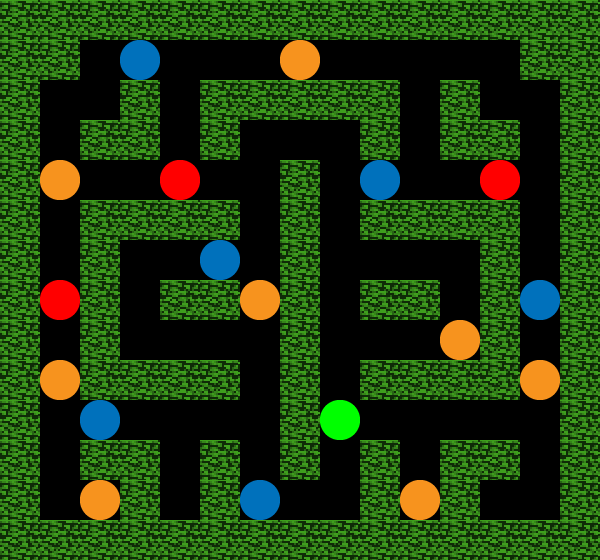

Rendered tile map (Tiled .tmx) drawn with the repository's tilesets; below, a short description and the full map source, tile grids included:
An orthogonal 15x14 tile map with 40x40 px tiles, 1 tile layer (Tile Layer 1), 2 tilesets.

<map version="1.0" tiledversion="1.0.3" orientation="orthogonal" renderorder="right-down" width="15" height="14" tilewidth="40" tileheight="40" nextobjectid="1">
 <tileset firstgid="1" name="spawns" tilewidth="40" tileheight="40" spacing="40" margin="40" tilecount="4" columns="4">
  <image source="../../spawns.png" width="360" height="120" />
  <tile id="0">
   <properties>
    <property name="spawn" value="bonus" />
   </properties>
  </tile>
  <tile id="1">
   <properties>
    <property name="spawn" value="enemy" />
   </properties>
  </tile>
  <tile id="2">
   <properties>
    <property name="spawn" value="friendly" />
   </properties>
  </tile>
  <tile id="3">
   <properties>
    <property name="spawn" value="bulb" />
   </properties>
  </tile>
 </tileset>
 <tileset firstgid="5" name="tiles" tilewidth="40" tileheight="40" tilecount="1" columns="1">
  <image source="tiles.png" width="40" height="40" />
 </tileset>
 <layer name="Tile Layer 1" width="15" height="14">
  <data encoding="csv">
5,5,5,5,5,5,5,5,5,5,5,5,5,5,5,
5,5,0,4,0,0,0,1,0,0,0,0,0,5,5,
5,0,0,5,0,5,5,5,5,5,0,5,0,0,5,
5,0,5,5,0,5,0,0,0,5,0,5,5,0,5,
5,1,0,0,2,0,0,5,0,4,0,0,2,0,5,
5,0,5,5,5,5,0,5,0,5,5,5,5,0,5,
5,0,5,0,0,4,0,5,0,0,0,0,5,0,5,
5,2,5,0,5,5,1,5,0,5,5,0,5,4,5,
5,0,5,0,0,0,0,5,0,0,0,1,5,0,5,
5,1,5,5,5,5,0,5,0,5,5,5,5,1,5,
5,0,4,0,0,0,0,5,3,0,0,0,0,0,5,
5,0,5,5,0,5,0,5,0,5,0,5,5,0,5,
5,0,1,5,0,5,4,0,0,5,1,5,0,0,5,
5,5,5,5,5,5,5,5,5,5,5,5,5,5,5
</data>
 </layer>
</map>